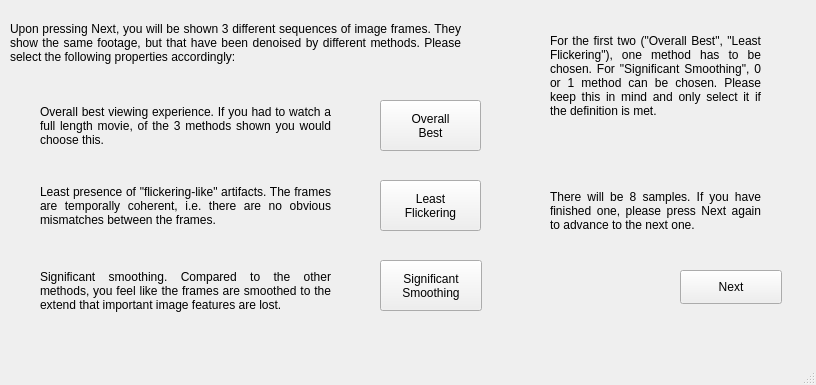
<?xml version="1.0" encoding="UTF-8"?>
<ui version="4.0">
 <class>MainWindow</class>
 <widget class="QMainWindow" name="MainWindow">
  <property name="geometry">
   <rect>
    <x>0</x>
    <y>0</y>
    <width>816</width>
    <height>385</height>
   </rect>
  </property>
  <property name="windowTitle">
   <string>Noise2Noise Video Restoration Reader Study</string>
  </property>
  <widget class="QWidget" name="centralwidget">
   <widget class="QPushButton" name="pushButton">
    <property name="geometry">
     <rect>
      <x>680</x>
      <y>270</y>
      <width>102</width>
      <height>34</height>
     </rect>
    </property>
    <property name="text">
     <string>Next</string>
    </property>
   </widget>
   <widget class="QLabel" name="label">
    <property name="geometry">
     <rect>
      <x>40</x>
      <y>170</y>
      <width>291</width>
      <height>71</height>
     </rect>
    </property>
    <property name="text">
     <string>Least presence of &quot;flickering-like&quot; artifacts. The frames are temporally coherent, i.e. there are no obvious mismatches between the frames.</string>
    </property>
    <property name="alignment">
     <set>Qt::AlignJustify|Qt::AlignVCenter</set>
    </property>
    <property name="wordWrap">
     <bool>true</bool>
    </property>
   </widget>
   <widget class="QLabel" name="label_2">
    <property name="geometry">
     <rect>
      <x>40</x>
      <y>90</y>
      <width>291</width>
      <height>71</height>
     </rect>
    </property>
    <property name="text">
     <string>Overall best viewing experience. If you had to watch a full length movie, of the 3 methods shown you would choose this.</string>
    </property>
    <property name="alignment">
     <set>Qt::AlignJustify|Qt::AlignVCenter</set>
    </property>
    <property name="wordWrap">
     <bool>true</bool>
    </property>
   </widget>
   <widget class="QLabel" name="label_3">
    <property name="geometry">
     <rect>
      <x>40</x>
      <y>250</y>
      <width>291</width>
      <height>81</height>
     </rect>
    </property>
    <property name="text">
     <string>Significant smoothing. Compared to the other methods, you feel like the frames are smoothed to the extend that important image features are lost.</string>
    </property>
    <property name="alignment">
     <set>Qt::AlignJustify|Qt::AlignVCenter</set>
    </property>
    <property name="wordWrap">
     <bool>true</bool>
    </property>
   </widget>
   <widget class="QLabel" name="label_4">
    <property name="geometry">
     <rect>
      <x>10</x>
      <y>7</y>
      <width>451</width>
      <height>71</height>
     </rect>
    </property>
    <property name="text">
     <string>Upon pressing Next, you will be shown 3 different sequences of image frames. They show the same footage, but that have been denoised by different methods. Please select the following properties accordingly:</string>
    </property>
    <property name="alignment">
     <set>Qt::AlignJustify|Qt::AlignVCenter</set>
    </property>
    <property name="wordWrap">
     <bool>true</bool>
    </property>
   </widget>
   <widget class="QPushButton" name="pushButton_2">
    <property name="geometry">
     <rect>
      <x>380</x>
      <y>100</y>
      <width>101</width>
      <height>51</height>
     </rect>
    </property>
    <property name="text">
     <string>Overall
Best</string>
    </property>
   </widget>
   <widget class="QPushButton" name="pushButton_3">
    <property name="geometry">
     <rect>
      <x>380</x>
      <y>180</y>
      <width>101</width>
      <height>51</height>
     </rect>
    </property>
    <property name="text">
     <string>Least
Flickering</string>
    </property>
   </widget>
   <widget class="QPushButton" name="pushButton_4">
    <property name="geometry">
     <rect>
      <x>380</x>
      <y>260</y>
      <width>102</width>
      <height>51</height>
     </rect>
    </property>
    <property name="text">
     <string>Significant
Smoothing</string>
    </property>
   </widget>
   <widget class="QLabel" name="label_5">
    <property name="geometry">
     <rect>
      <x>550</x>
      <y>0</y>
      <width>211</width>
      <height>151</height>
     </rect>
    </property>
    <property name="text">
     <string>For the first two (&quot;Overall Best&quot;, &quot;Least Flickering&quot;), one method has to be chosen. For &quot;Significant Smoothing&quot;, 0 or 1 method can be chosen. Please keep this in mind and only select it if the definition is met.</string>
    </property>
    <property name="alignment">
     <set>Qt::AlignJustify|Qt::AlignVCenter</set>
    </property>
    <property name="wordWrap">
     <bool>true</bool>
    </property>
   </widget>
   <widget class="QLabel" name="label_6">
    <property name="geometry">
     <rect>
      <x>550</x>
      <y>160</y>
      <width>211</width>
      <height>101</height>
     </rect>
    </property>
    <property name="text">
     <string>There will be 8 samples. If you have finished one, please press Next again to advance to the next one.</string>
    </property>
    <property name="alignment">
     <set>Qt::AlignJustify|Qt::AlignVCenter</set>
    </property>
    <property name="wordWrap">
     <bool>true</bool>
    </property>
   </widget>
   <widget class="QWidget" name="widget" native="true">
    <property name="geometry">
     <rect>
      <x>320</x>
      <y>200</y>
      <width>120</width>
      <height>80</height>
     </rect>
    </property>
   </widget>
  </widget>
  <widget class="QMenuBar" name="menubar">
   <property name="geometry">
    <rect>
     <x>0</x>
     <y>0</y>
     <width>816</width>
     <height>30</height>
    </rect>
   </property>
  </widget>
  <widget class="QStatusBar" name="statusbar"/>
 </widget>
 <resources/>
 <connections/>
</ui>
